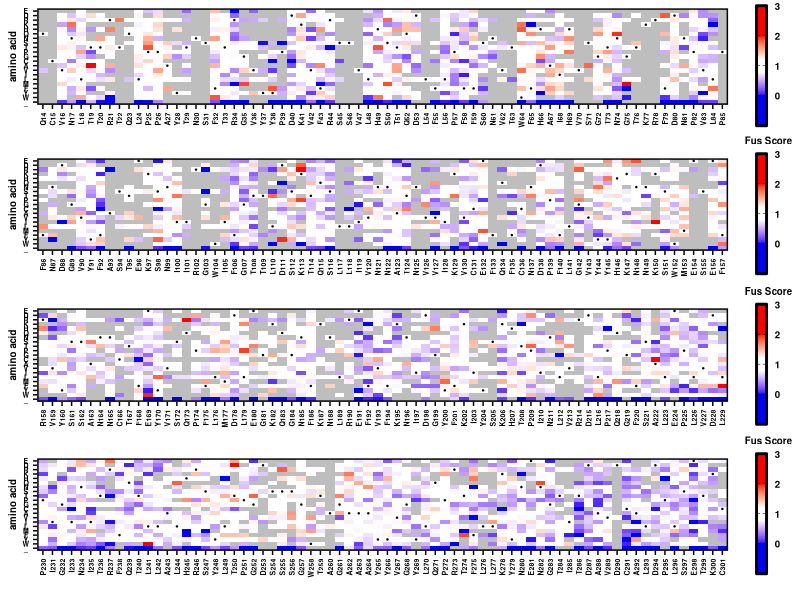

The R source for this figure:
#R code
library(ggplot2)
library(scales)
library(RColorBrewer)
library(readr)
library(tidyr)
library(reshape)
library(stringr)
library(dplyr)
library(gridExtra)
library(stringr)
require(cowplot)

plot_score_heatmap <- function(fitness_table, WTresibox, start_resi, end_resi, legend_title){
  textsize <- 5
  fitness_table <- fitness_table %>%
                     filter(Pos >= start_resi & Pos <= end_resi)
  WTresibox     <- WTresibox %>%
                     filter(Pos >= start_resi & Pos <= end_resi) %>%
                     mutate(x=x-min(x)+1)
  p <-  ggplot() +
          geom_tile(data=fitness_table,aes(x=resi,y=aa,fill=parameter)) +
          scale_fill_gradientn(colours=c("blue","blue","white","white","white","red","red"),
                limits=c(-1,3),
                values=rescale(c(-1,0,0.8,1,1.2,2,3)),
                breaks=c(0,1,2,3),
                labels=c('0','1','2','3'),
                guide="colorbar",
                na.value="grey") +
          theme_cowplot(12) +
          theme(plot.background = element_rect(fill = "white"),
                axis.text=element_text(size=textsize,face="bold",colour = 'black'),
                axis.text.x=element_text(angle=90,hjust=1,vjust=0.5,colour = 'black'),
                axis.text.y=element_text(hjust=0.5,vjust=0.5,colour = 'black'),
                axis.title=element_text(size=7,face="bold"),
                axis.line = element_line(colour = 'black', size = 0),
                panel.border = element_rect(colour = "black", fill=NA, size=1)) +
          guides(fill = guide_colorbar(title.theme=element_text(size=7,face="bold",colour='black',hjust=0.5),
                                       label.theme=element_text(size=7,face="bold",colour='black'),
                                       frame.colour="black",
                                       frame.linewidth = 1,
                                       ticks = TRUE,
                                       ticks.colour = "black",
                                       barwidth = 0.5, barheight = 6, title=legend_title)) +
          geom_point(data=WTresibox, aes(x=x, y=y), color='black', size=0.2) +
          xlab("") +
          ylab("amino acid")
  }

aa_level <- rev(c('E','D','R','K','H','Q','N','S','T','P','G','C','A','V','I','L','M','F','Y','W','_'))

start_pos <- 14
end_pos   <- 301

df <- read_tsv('result/NTD_DMS_scores.tsv') %>%
  filter(!grepl('silent',mut_class)) %>%
  filter(!grepl('WT',mut_class)) %>%
  mutate(resi=str_sub(mut,1,-2))
residues <- unique(df$resi)

df <- df %>%
  filter(!grepl('silent',mut_class)) %>%
  filter(!grepl('WT',mut_class)) %>%
  filter(Input_freq >= 0.000075) %>%
  mutate(resi=str_sub(mut,1,-2)) %>%
  mutate(aa=str_sub(mut,-1,-1)) %>%
  filter(aa %in% aa_level) %>%
  mutate(aa=factor(aa,levels=aa_level)) %>%
  mutate(resi=factor(resi,levels=unique(residues))) %>%
  complete(resi, aa) %>%
  mutate(Pos=str_sub(resi,2,-1)) %>%
  mutate(Pos=as.numeric(as.character(Pos))) %>%
  arrange(Pos) %>%
  mutate(parameter=Fus_score) %>% #adjust to select the parameter of interest
  mutate(parameter=case_when(str_sub(resi,1,1)==aa ~ 1, TRUE ~ parameter)) %>% #Set WT parameter (usually 0 or 1)
  mutate(Mutation=paste(resi,aa,sep='')) %>%
  select(Mutation, Input_freq, resi, Pos, aa, parameter) #Variable name for input freq may need to chance

WTresibox  <- df %>%
  select(resi,Pos) %>%
  unique() %>%
  mutate(WT_resi=str_sub(resi,1,1)) %>%
  mutate(x=seq(1,end_pos-start_pos+1)) %>%
  mutate(y=match(WT_resi,aa_level)) %>%
  select(resi,WT_resi,Pos,x, y)

print (range(df$parameter,na.rm=T))

legend_title <- "Fus Score"
p1 <- plot_score_heatmap(df, WTresibox, 14, 85, legend_title)
p2 <- plot_score_heatmap(df, WTresibox, 86, 157, legend_title)
p3 <- plot_score_heatmap(df, WTresibox, 158, 229, legend_title)
p4 <- plot_score_heatmap(df, WTresibox, 230, 301, legend_title)
p <- grid.arrange(p1, p2, p3, p4, nrow=4)
ggsave('graph/NTD_fus_heatmap.png',p,width=5.5, height=7, dpi=300)
#ggsave('graph/NTD_exp_heatmap.png',p,width=5.5, height=7, dpi=300)
